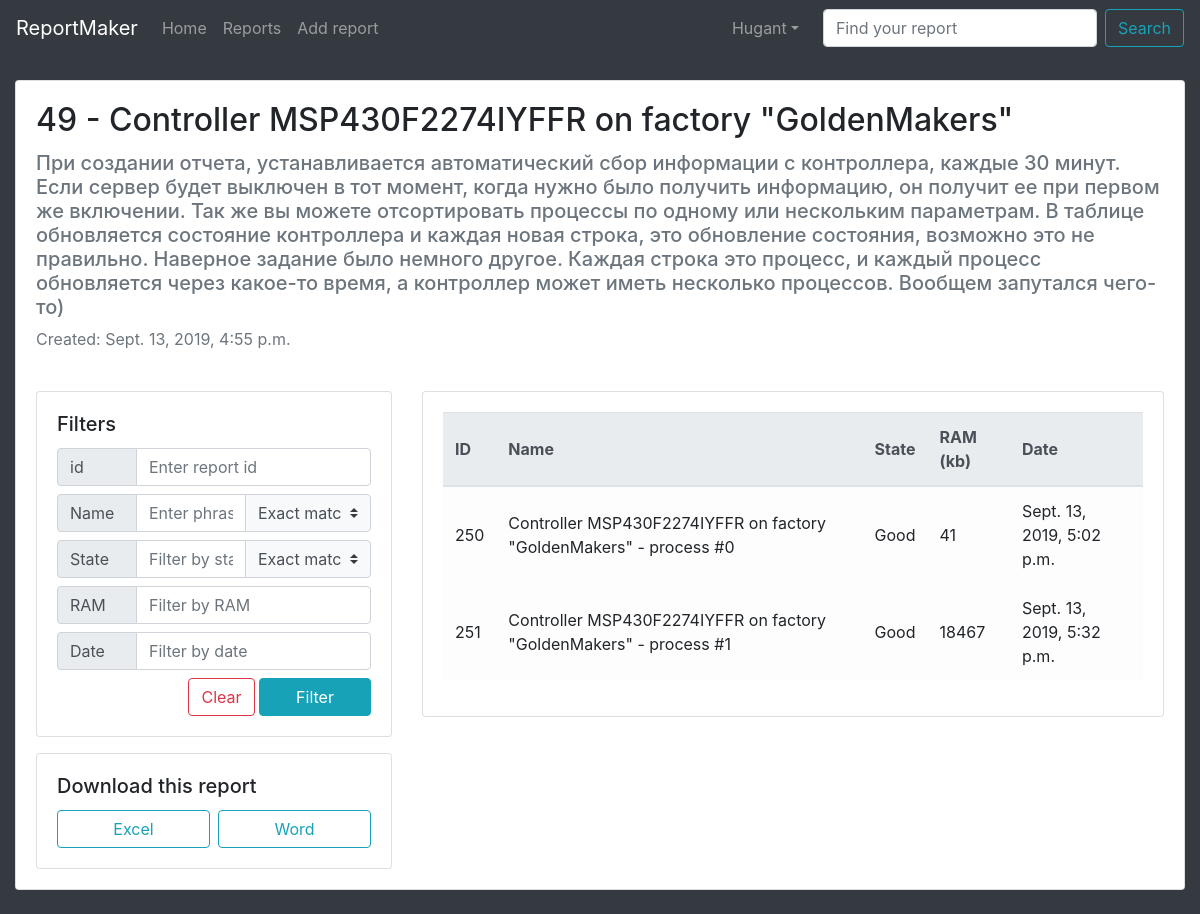
Page /reports/49/ (signed in) on the earlier database version.
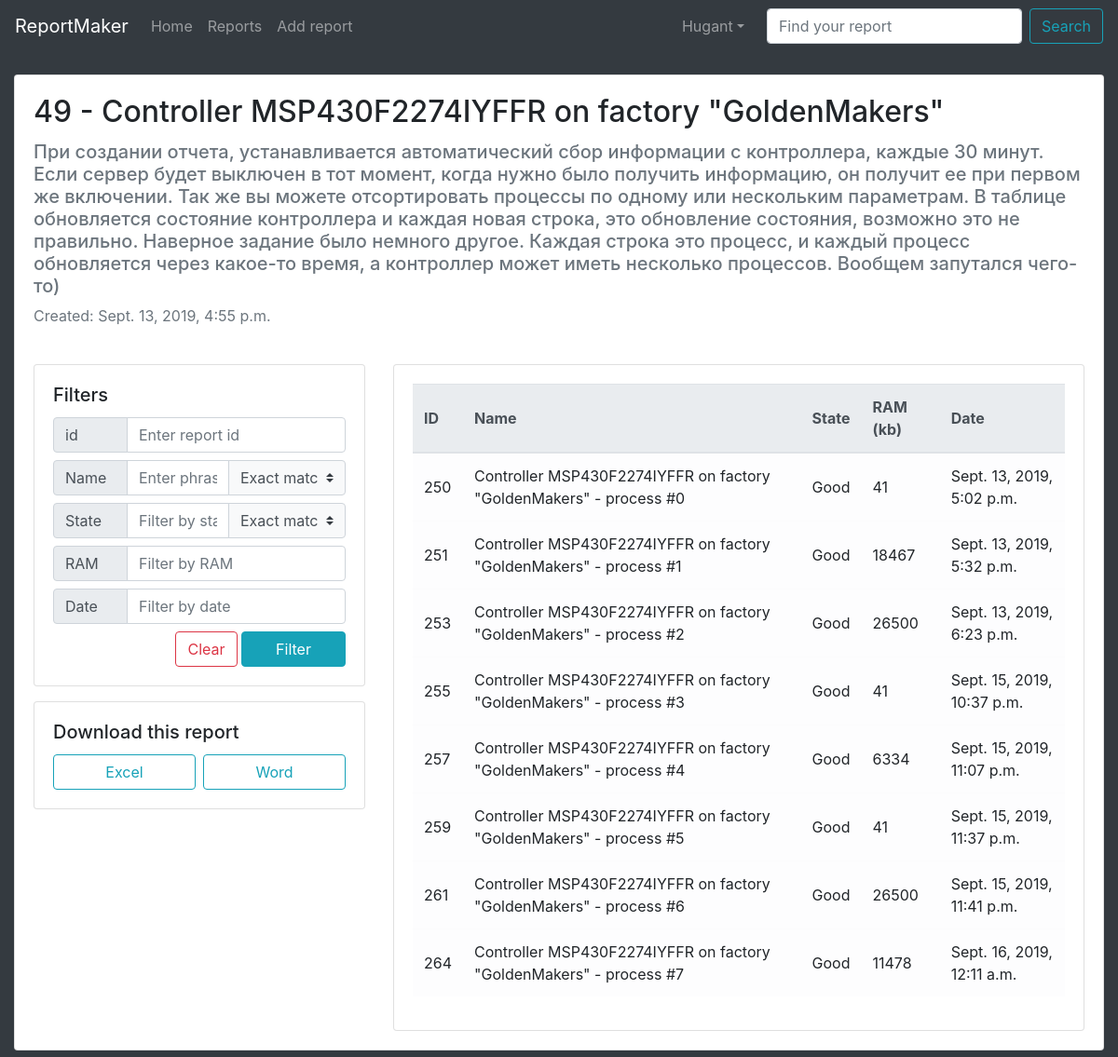
Same page on the later database version.
### reporter/models.py (models this page shows, shortened)
class Report(models.Model):
	title_text = models.CharField(max_length=200)
	content_text = models.CharField(max_length=1000)
	pub_date = models.DateTimeField()
	interval_update = models.IntegerField(default=30)

class Process(models.Model):
	report = models.ForeignKey(Report, on_delete=models.CASCADE)
	name_text = models.CharField(max_length=50)
	state_text = models.CharField(max_length=20)
	ram_in_kb_int = models.PositiveIntegerField()
	date = models.DateTimeField()

### reporter/views.py (the view, shortened to what this page needs)
# urls.py: url(r'^reports/(?P<report_id>[0-9]+)/$', views.ProcessListView.as_view(), name='report'),
class ProcessListView(LoginRequiredMixin, generic.ListView):
	login_url = '/login'
	template_name = 'reporter/report.html'
	filters = {
		'id': '',
		'name': '',
		'name_match': '',
		'state': '',
		'state_match': '',
		'ram': '',
		'date': ''
	}
	def get_queryset(self):
		processes = Process.objects.all()
		processes = processes.filter(report=self.kwargs.get('report_id'))
		if self.request.method == 'GET':
			self.filters['id'] = self.request.GET.get('id_filter')
			self.filters['name'] = self.request.GET.get('name_filter')
			self.filters['name_match'] = self.request.GET.get('name_match')
			self.filters['state'] = self.request.GET.get('state_filter')
			self.filters['state_match'] = self.request.GET.get('state_match')
			self.filters['ram'] = self.request.GET.get('ram_filter')
			self.filters['date'] = self.request.GET.get('date_filter')
			if self.filters['id']:
				processes = processes.filter(id=self.filters['id'])
			if self.filters['ram']:
				processes = processes.filter(ram_in_kb_int__startswith=int(self.filters['ram']))
		return processes
	def get_context_data(self, **kwargs):
		context = super(ProcessListView, self).get_context_data(**kwargs)
		context['filters'] = self.filters
		context['report'] = get_object_or_404(Report, id=self.kwargs.get('report_id'))
		return context

### reporter/templates/reporter/report.html (shortened to what this page needs)
{% extends "reporter/base.html" %}
{% load static %}
{% block links %}
	<link href="{% static 'reporter/style/style.css' %}" rel="stylesheet">
{% endblock %}
{% block content %}
	<div class="container-fluid">
		<div class="card">
			<div class="card-body">
				<h2 class="card-title">{{ report.id }} - {{ report.title_text }}</h2>
				<h5 class="card-subtitle my-2 text-muted">{{ report.content_text }}</h5>
				<span class="card-subtitle text-muted">Created: {{ report.pub_date }}</span>
			</div>
			<div class="card-body">
				<div class="row">
					<div class="col-12 col-lg-4">
						<div class="card filters">
							<div class="card-body">
								<h5 class="card-title">Filters</h5>
								<form action="" id="filter_form" method="get" class="text-right">
									<div class="input-group mb-2">
										<div class="input-group-prepend">
											<span class="input-group-text">id</span>
										</div>
										<input class="form-control" name="id_filter" form="filter_form" placeholder="Enter report id" value="{{ filters.id|default:'' }}">
									</div>
									<div class="input-group mb-2">
										<div class="input-group-prepend">
											<span class="input-group-text">Name</span>
										</div>
										<input class="form-control" name="name_filter" placeholder="Enter phrase in name" value="{{ filters.name|default:'' }}">
										<select class="custom-select bg-light" name="name_match" style="max-width: 8em">
											<option value="exact" {% if filters.name_match == "exact" %}selected{% endif %}}}>Exact match</option>
										</select>
									</div>
									<div class="input-group mb-2">
										<div class="input-group-prepend">
											<span class="input-group-text">State</span>
										</div>
										<input class="form-control" name="state_filter"  placeholder="Filter by state" value="{{ filters.state|default:'' }}">
										<select class="custom-select bg-light" name="state_match" style="max-width: 8em">
											<option value="exact" {% if filters.state_match == "exact" %}selected{% endif %}>Exact match</option>
										</select>
									</div>
									<div class="input-group mb-2">
										<div class="input-group-prepend">
											<span class="input-group-text">RAM</span>
										</div>
										<input class="form-control" name="ram_filter"  placeholder="Filter by RAM" value="{{ filters.ram|default:'' }}">
									</div>
									<div class="input-group mb-2">
										<div class="input-group-prepend">
											<span class="input-group-text">Date</span>
										</div>
										<input class="form-control" name="date_filter" placeholder="Filter by date" value="{{ filters.date|default:'' }}">
									</div>
									<a href="{% url 'reporter:report' report.id %}" class="btn btn-outline-danger">Clear</a>
									<button class="btn btn-info" type="submit" style="width: 7em;">Filter</button>
								</form>
							</div>
						</div>
						<div class="card mt-3">
							<div class="card-body">
								<h5 class="card-title">Download this report</h5>
								<div class="d-flex">
									<a class="btn btn-outline-info w-100 mr-1" href="{% url 'reporter:download_excel' report.id %}">Excel</a>
									<a class="btn btn-outline-info w-100 ml-1" href="{% url 'reporter:download_word' report.id %}">Word</a>
								</div>
							</div>
						</div>
					</div>
					<div class="col-12 col-lg-8 mt-3 mt-lg-0">
						<div class="card filters">
							<div class="card-body" style="overflow-x: auto;">
								<table class="table table-light table-hover">
									<thead class="thead-light">
										<tr>
											<th>ID</th>
											<th>Name</th>
											<th>State</th>
											<th>RAM (kb)</th>
											<th>Date</th>
										</tr>
									</thead>
									{% for process in process_list %}
										<tr>
											<td>{{ process.id }}</td>
											<td>{{ process.name_text }}</td>
											<td>{{ process.state_text }}</td>
											<td>{{ process.ram_in_kb_int }}</td>
											<td>{{ process.date }}</td>
										</tr>
									{% empty %}
										<tr>
											<td class="text-center" colspan="5">Nothing to show</td>
										</tr>
									{% endfor %}
								</table>
							</div>
						</div>
					</div>
				</div>
			</div>
		</div>
	</div>
{% endblock %}

### reporter/templates/reporter/base.html (shortened to what this page needs)
<!DOCTYPE html>
{% load static %}
<html lang="en">
<head>
	<link href="{% static 'reporter/style/bootstrap.min.css' %}" rel="stylesheet">
	{% block links %} {% endblock %}
</head>
<body class="bg-dark">
	{% block header %}
		<nav class="navbar navbar-expand-lg navbar-dark bg-dark">
			<a class="navbar-brand" href="{% url 'reporter:index' %}">ReportMaker</a>
			<div class="collapse navbar-collapse" id="navbarSupportedContent">
				<ul class="navbar-nav mr-auto">
		      <li class="nav-item">
		        <a class="nav-link" href="{% url 'reporter:index' %}">Home</a>
		      </li>
		      <li class="nav-item">
		        <a class="nav-link" href="{% url 'reporter:reports' %}">Reports</a>
		      </li>
					<li class="nav-item">
		        <a class="nav-link" href="{% url 'reporter:create' %}">Add report</a>
		      </li>
		    </ul>
				{% if user.is_authenticated %}
					<ul class="navbar-nav mr-3 ml-auto">
			      <li class="nav-item dropdown">
			        <a class="nav-link dropdown-toggle" href="" id="navbarDropdown" role="button" data-toggle="dropdown"
			           aria-haspopup="true" aria-expanded="false">{{ user.username }}</a>
			      </li>
					</ul>
					<form class="form-inline my-2 my-lg-0" action="{% url 'reporter:reports' %}" method="get">
			      <input class="form-control mr-sm-2" name="id_filter" type="search" placeholder="Find your report" aria-label="Search">
			      <button class="btn btn-outline-info my-2 my-sm-0" type="submit">Search</button>
			    </form>
				{% else %}
					<ul class="navbar-nav mr-3 ml-auto">
			      <li class="nav-item">
							<a href="{% url 'reporter:login' %}" class="btn btn-outline-info my-2 my-sm-0">Login</a>
			      </li>
					</ul>
				{% endif %}
			</div>
		</nav>
	{% endblock %}
	<div class="content pt-4 mb-4">
		{% block content %} {% endblock %}
	</div>
</body>
</html>

### reporter/static/reporter/style/style.css (style rules this page uses)
.form .input-group-prepend, .filters .input-group-prepend { width: 5em; }
.form .input-group-prepend .input-group-text, .filters .input-group-prepend .input-group-text { width: 100%; }
.table tr td, .table tr th { vertical-align: middle; }

Differences in the rows shown:
added Process: id "253", name_text "Controller MSP430F2274IYFFR on factory \"GoldenMakers\" - process #2", state_text "Good", ram_in_kb_int "26500", date "Sept. 13, 2019, 6:23 p.m."
added Process: id "255", name_text "Controller MSP430F2274IYFFR on factory \"GoldenMakers\" - process #3", state_text "Good", ram_in_kb_int "41", date "Sept. 15, 2019, 10:37 p.m."
added Process: id "257", name_text "Controller MSP430F2274IYFFR on factory \"GoldenMakers\" - process #4", state_text "Good", ram_in_kb_int "6334", date "Sept. 15, 2019, 11:07 p.m."
added Process: id "259", name_text "Controller MSP430F2274IYFFR on factory \"GoldenMakers\" - process #5", state_text "Good", ram_in_kb_int "41", date "Sept. 15, 2019, 11:37 p.m."
added Process: id "261", name_text "Controller MSP430F2274IYFFR on factory \"GoldenMakers\" - process #6", state_text "Good", ram_in_kb_int "26500", date "Sept. 15, 2019, 11:41 p.m."
added Process: id "264", name_text "Controller MSP430F2274IYFFR on factory \"GoldenMakers\" - process #7", state_text "Good", ram_in_kb_int "11478", date "Sept. 16, 2019, 12:11 a.m."
